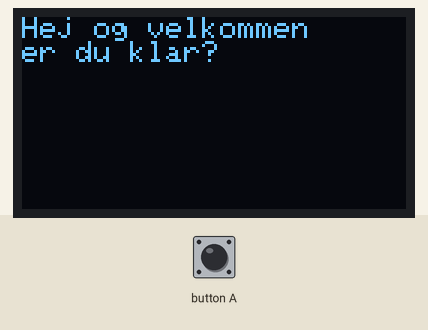
A program run on a simulated BBC micro:bit (MakeCode). Shown: 128×64 one-colour display. The inputs (shaded band) are chosen by the test bench. Random numbers come from a fixed seed.

Above: at 0.1 s.
6.3 s: button A pressed for 0.15 s
At 6.52 s:
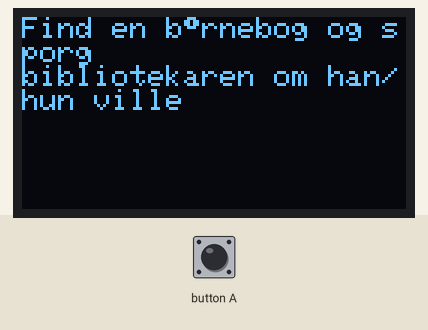
At 7.7 s:
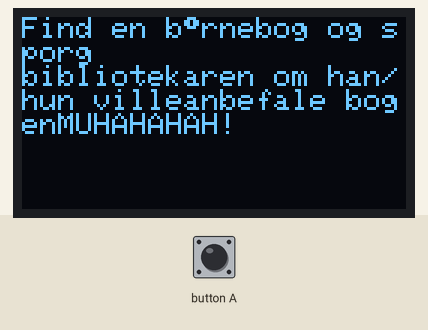
8.0 s: button A pressed 2 times (0.12 s each, 0.3 s apart)
At 9.7 s:
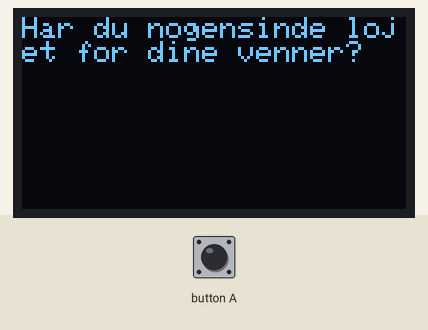
Timing chart, 0 to 11.2 s (numbered marks = the images above; inputs shaded):
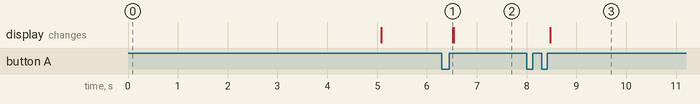

Measured:
- after the input at 6.3 s, the display: changes after 0.22 s (image 1)
- after the input at 8.0 s, the display: changes after 0.48 s (image 3)

The program:

main.ts
```typescript
input.onButtonPressed(Button.A, function () {
    Udfordring = randint(1, 10)
    if (Udfordring == 1) {
        OLED.writeStringNewLine("Lav ti")
        OLED.writeString("spraellemaend")
        OLED.writeString("MUHAHAHAH!")
    } else if (Udfordring == 2) {
        OLED.clear()
        OLED.writeStringNewLine("Har du nogensinde lojet for dine venner?")
    } else if (Udfordring == 3) {
        OLED.clear()
        OLED.writeStringNewLine("Find en børnebog og sporg")
        OLED.writeString("bibliotekaren om han/hun ville")
        OLED.writeString("anbefale bogen")
        OLED.writeString("MUHAHAHAH!")
    } else {

    }
})
let Udfordring = 0
OLED.init(128, 64)
OLED.writeStringNewLine("Hej og velkommen")
OLED.writeString("er du klar?")
basic.pause(5000)
OLED.clear()
```

test.ts
```typescript
// test ender her, dette bliver ikke kompileret, når denne pakke bruges som en udvidelse.
```
